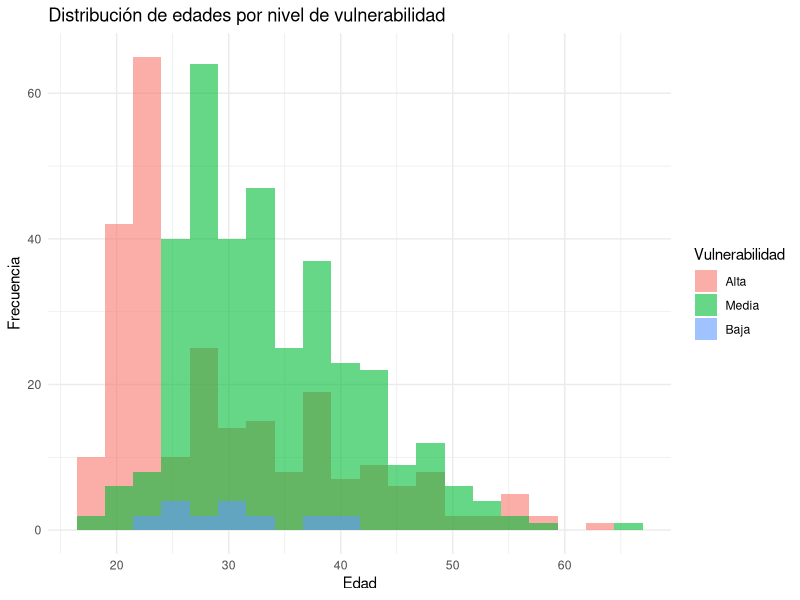
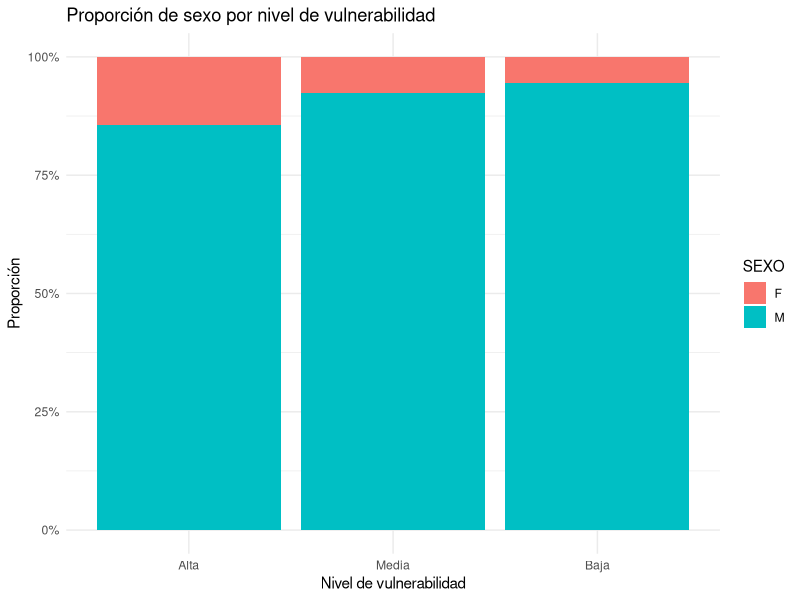

R code for these plots, in order:
library(dplyr)
library(ggplot2)
install.packages("readxl")
library(readxl)
datos <- read_excel("Vulnerabilidades.xlsx")
head(datos)
str(datos)
summary(datos)

datos %>%
  group_by(Vulnerabilidad) %>%  
  summarise(
    n = n(),
    media_edad = mean(EDAD, na.rm = TRUE),
    mediana_edad = median(EDAD, na.rm = TRUE),
    sd_edad = sd(EDAD, na.rm = TRUE),
    min_edad = min(EDAD, na.rm = TRUE),
    max_edad = max(EDAD, na.rm = TRUE)
  )
  
datos$Vulnerabilidad <- factor(datos$Vulnerabilidad,
                               levels = c("Alta", "Media", "Baja"))


ggplot(datos, aes(x = EDAD, fill = Vulnerabilidad)) + 
  geom_histogram(alpha = 0.6, position = "identity", bins = 20) +
  labs(title = "Distribución de edades por nivel de vulnerabilidad",
       x = "Edad", y = "Frecuencia") +
  theme_minimal()
  
# Comparación de proporciones por sexo
ggplot(datos, aes(x = Vulnerabilidad, fill = SEXO)) +
  geom_bar(position = "fill") +
  scale_y_continuous(labels = scales::percent) +
  labs(title = "Proporción de sexo por nivel de vulnerabilidad",
       x = "Nivel de vulnerabilidad", y = "Proporción") +
  theme_minimal()
  
  
